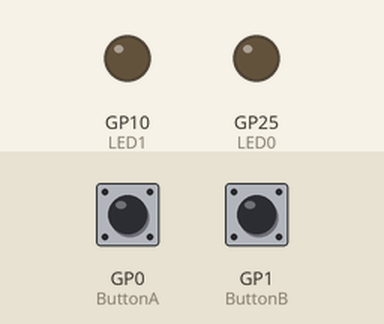
Recording of a program running on a simulated Raspberry Pi Pico running MicroPython. On the bench: output pins drawn as LEDs (lit = HIGH). The test bench sets the inputs (shaded band); at power-on: GP0 (ButtonA) LOW, GP1 (ButtonB) LOW.

Above: at 1.2 s.
1.3 s: GP0 (ButtonA) pulled HIGH for 0.15 s
At 1.7 s:
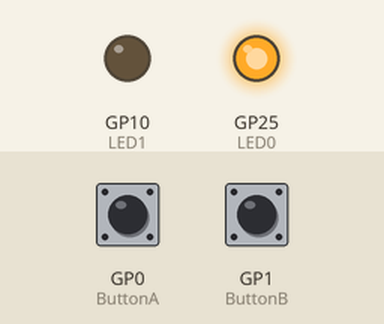
2.9 s: GP1 (ButtonB) pulled HIGH for 0.15 s
At 4.1 s:
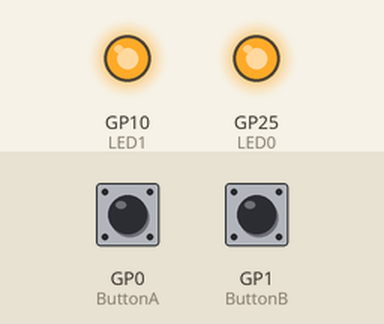
4.5 s: GP0 (ButtonA) pulled HIGH for 1 s
At 5.4 s:
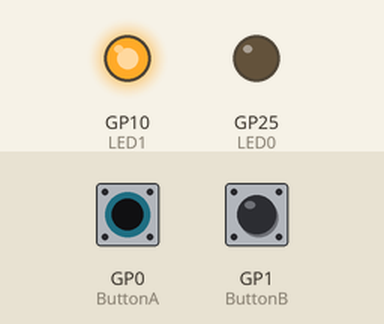
7.0 s: GP0 (ButtonA) pulled HIGH for 3.2 s
At 7.3 s:
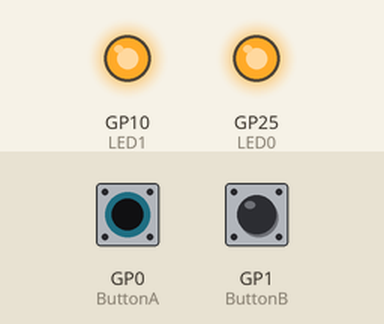
11.7 s: GP1 (ButtonB) pulled HIGH for 1 s
At 12.0 s:
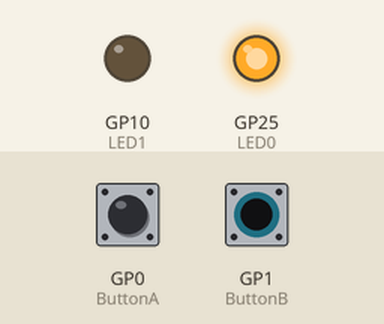
Timing chart, 0 to 14.7 s (numbered marks = the images above; inputs shaded):
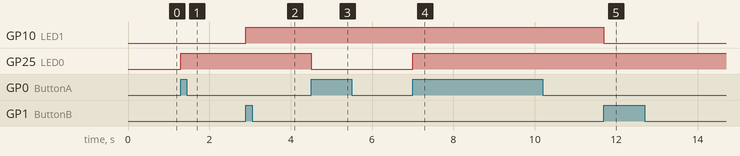

The program:

Experiment5.py
```python
import machine

# Setup 2 digital outputs to drive LEDs
LED0 = machine.Pin(25, machine.Pin.OUT)
LED1 = machine.Pin(10, machine.Pin.OUT)

# Setup 2 bdigital inputs for buttons
ButtonA = machine.Pin(0, machine.Pin.IN, machine.Pin.PULL_DOWN)
ButtonB = machine.Pin(1, machine.Pin.IN, machine.Pin.PULL_DOWN)

# Initialise the LEDs as 'off'
LEDState0 = False
LEDState1 = False

# These IRQ Handlers toggle the variables we use to light the LEDs. They check
# which pin caused the IRQ so 1 button controls the onboard LED and the other
# button controls the breadboard LED
def ButtonAHandler(pin):
    global LEDState0
    if pin == ButtonA:
        if LEDState0 == True:
            LEDState0 = False
        else:
            LEDState0 = True

def ButtonBHandler(pin):
    global LEDState1
    if pin == ButtonB:
        if LEDState1 == True:
            LEDState1 = False
        else:
            LEDState1 = True

# Setup the IRQ and hook it to the handler
ButtonA.irq(trigger=machine.Pin.IRQ_RISING, handler=ButtonAHandler)
ButtonB.irq(trigger=machine.Pin.IRQ_RISING, handler=ButtonBHandler)

while True:
    LED0.value(LEDState0)
    LED1.value(LEDState1)
```

Measured:
- after the input at 1.3 s, GP25 (LED0): LOW → HIGH at once
- after the input at 2.9 s, GP10 (LED1): LOW → HIGH at once
- after the input at 4.5 s, GP25 (LED0): HIGH → LOW at once
- after the input at 7.0 s, GP25 (LED0): LOW → HIGH at once
- after the input at 11.7 s, GP10 (LED1): HIGH → LOW at once
